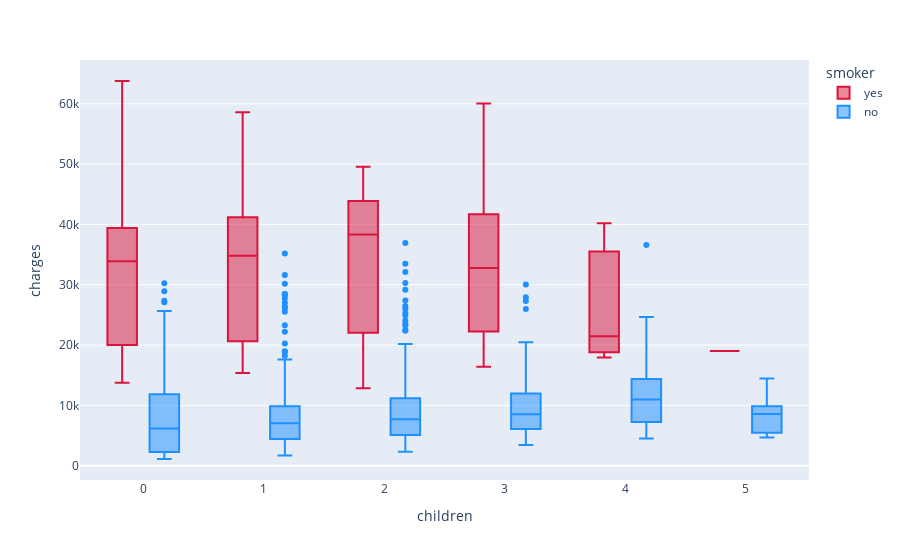

Here is the notebook cell this chart was saved with:
### Markdown cell above
It seems that the insurance premiums tend to increase slightly with age for both smokers and non-smokers. How about the relationship between charges and children?

### Code cell
# Because children are discrete numbers from 0-5, We use box plots to make it easier to see patterns from the data.
fig = px.box(df, x="children", y="charges", color="smoker",
            color_discrete_map=color)
fig.show()

### Figure 1 — Plotly figure (JSON) as saved in the notebook; plotly's stock layout.template omitted (floating-point values rounded to 4 significant figures; data arrays with more than 128 entries replaced by an {"elided": "..."} marker saying what was removed)
{"data": [{"alignmentgroup": "True", "hovertemplate": "smoker=yes<br>children=%{x}<br>charges=%{y}<extra></extra>", "legendgroup": "yes", "marker": {"color": "#DC143C"}, "name": "yes", "notched": false, "offsetgroup": "yes", "orientation": "v", "showlegend": true, "type": "box", "x": {"elided": "274 int values"}, "x0": " ", "xaxis": "x", "y": {"elided": "274 float values"}, "y0": " ", "yaxis": "y"}, {"alignmentgroup": "True", "hovertemplate": "smoker=no<br>children=%{x}<br>charges=%{y}<extra></extra>", "legendgroup": "no", "marker": {"color": "#1E90FF"}, "name": "no", "notched": false, "offsetgroup": "no", "orientation": "v", "showlegend": true, "type": "box", "x": {"elided": "1063 int values"}, "x0": " ", "xaxis": "x", "y": {"elided": "1063 float values"}, "y0": " ", "yaxis": "y"}], "layout": {"boxmode": "group", "legend": {"title": {"text": "smoker"}, "tracegroupgap": 0}, "margin": {"t": 60}, "xaxis": {"anchor": "y", "domain": [0, 1], "title": {"text": "children"}}, "yaxis": {"anchor": "x", "domain": [0, 1], "title": {"text": "charges"}}}}
